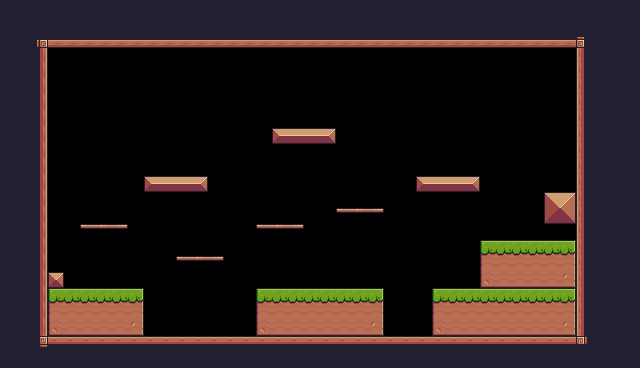

The image is a tile-based game level rendered from a .tmx file. Its description and complete source (layers, tilesets, objects, tile grids) follow:
An orthogonal 40x23 tile map with 16x16 px tiles, 1 tile layer (Background) and 29 objects (11x Fruits, 4x Platform, Player).

<map version="1.10" tiledversion="1.11.2" orientation="orthogonal" renderorder="right-down" width="40" height="23" tilewidth="16" tileheight="16" infinite="0" nextlayerid="5" nextobjectid="46">
 <tileset firstgid="1" source="pixel adventure.tsx" />
 <objectgroup id="2" name="SpawnPoints">
  <object id="2" name="Player" type="Player" x="80" y="256" width="32.174" height="36.1137" />
  <object id="3" x="32" y="32" width="560" height="16" />
  <object id="4" x="32" y="48" width="16" height="304" />
  <object id="5" x="32" y="336" width="560" height="16" />
  <object id="34" name="Melon" type="Fruits" x="160" y="144" width="32" height="32" />
  <object id="35" name="Pineapple" type="Fruits" x="272" y="96" width="32" height="32" />
  <object id="36" name="Pineapple" type="Fruits" x="304" y="96" width="32" height="32" />
  <object id="37" name="Pineapple" type="Fruits" x="288" y="64" width="32" height="32" />
  <object id="38" name="Orange" type="Fruits" x="160" y="80" width="32" height="32" />
  <object id="44" name="Bananas" type="Fruits" x="112" y="176" width="32" height="32" />
  <object id="40" name="Melon" type="Fruits" x="304" y="256" width="32" height="32" />
  <object id="41" name="Kiwi" type="Fruits" x="416" y="144" width="32" height="32" />
  <object id="42" name="Kiwi" type="Fruits" x="448" y="144" width="32" height="32" />
  <object id="43" name="Kiwi" type="Fruits" x="432" y="112" width="32" height="32" />
  <object id="39" name="Apple" type="Fruits" x="176" y="80" width="32" height="32" />
 </objectgroup>
 <objectgroup id="3" name="Collisions">
  <object id="9" x="32" y="32" width="560" height="16" />
  <object id="10" x="32" y="32" width="16" height="320" />
  <object id="11" x="32" y="336" width="560" height="16" />
  <object id="12" x="576" y="32" width="16" height="320" />
  <object id="13" x="320" y="16" />
  <object id="18" x="48" y="272" width="16" height="16" />
  <object id="20" x="256" y="288" width="128" height="48" />
  <object id="21" x="432" y="288" width="144" height="48" />
  <object id="22" x="480" y="240" width="96" height="48" />
  <object id="23" x="544" y="192" width="32" height="32" />
  <object id="25" type="Platform" x="336" y="208" width="48" height="16" />
  <object id="26" type="Platform" x="256" y="224" width="48" height="16" />
  <object id="27" type="Platform" x="176" y="256" width="48" height="16" />
  <object id="30" type="Platform" x="80" y="224" width="48" height="16" />
 </objectgroup>
 <layer id="1" name="Background" width="40" height="23">
  <properties>
   <property name="BackgroundColor" value="Blue" />
  </properties>
  <data encoding="csv">
112,112,112,112,112,112,112,112,112,112,112,112,112,112,112,112,112,112,112,112,112,112,112,112,112,112,112,112,112,112,112,112,112,112,112,112,112,112,112,112,
112,112,112,112,112,112,112,112,112,112,112,112,112,112,112,112,112,112,112,112,112,112,112,112,112,112,112,112,112,112,112,112,112,112,112,112,112,112,112,112,
112,112,92,134,134,134,134,134,134,134,134,134,134,134,134,134,134,134,134,134,134,134,134,134,134,134,134,134,134,134,134,134,134,134,134,134,93,112,112,112,
112,112,113,49,49,49,49,49,49,49,49,49,49,49,49,49,49,49,49,49,49,49,49,49,49,49,49,49,49,49,49,49,49,49,49,49,111,112,112,112,
112,112,113,49,49,49,49,49,49,49,49,49,49,49,49,49,49,49,49,49,49,49,49,49,49,49,49,49,49,49,49,49,49,49,49,49,111,112,112,112,
112,112,113,49,49,49,49,49,49,49,49,49,49,49,49,49,49,49,49,49,49,49,49,49,49,49,49,49,49,49,49,49,49,49,49,49,111,112,112,112,
112,112,113,49,49,49,49,49,49,49,49,49,49,49,49,49,49,49,49,49,49,49,49,49,49,49,49,49,49,49,49,49,49,49,49,49,111,112,112,112,
112,112,113,49,49,49,49,49,49,49,49,49,49,49,49,49,49,49,49,49,49,0,0,49,49,49,49,49,49,49,49,49,49,49,49,49,111,112,112,112,
112,112,113,49,49,49,49,49,49,49,49,49,49,49,49,49,49,13,14,14,15,0,0,49,49,49,49,49,49,49,49,49,49,49,49,49,111,112,112,112,
112,112,113,49,49,49,49,49,49,49,49,49,49,49,49,49,49,49,49,49,49,49,49,49,49,49,0,0,49,0,49,49,49,49,49,49,111,112,112,112,
112,112,113,49,49,49,49,49,49,49,0,0,49,49,49,49,49,0,49,49,49,49,49,49,49,49,49,0,0,0,49,49,49,49,49,49,111,112,112,112,
112,112,113,49,49,49,0,49,49,13,14,14,15,49,49,49,0,0,0,49,49,49,49,49,49,49,13,14,14,15,49,49,49,49,49,49,111,112,112,112,
112,112,113,49,49,0,0,0,0,0,0,0,49,49,49,49,49,49,49,49,49,49,49,49,49,49,49,49,49,49,49,49,49,49,36,37,111,112,112,112,
112,112,113,49,49,0,0,0,49,49,49,49,0,49,49,49,49,49,49,49,49,40,41,42,49,49,49,49,49,49,49,49,49,49,58,59,111,112,112,112,
112,112,113,49,49,40,41,42,49,49,49,49,49,49,49,49,40,41,42,49,49,49,49,49,49,49,49,49,49,49,49,49,49,49,49,49,111,112,112,112,
112,112,113,49,49,0,0,0,49,49,49,49,49,49,49,49,49,49,49,49,49,49,49,49,49,49,49,49,49,49,7,8,8,8,8,9,111,112,112,112,
112,112,113,49,49,49,49,49,49,49,49,40,41,42,49,49,49,49,49,49,49,49,49,49,49,49,49,49,49,49,29,30,30,30,30,31,111,112,112,112,
112,112,113,35,49,49,49,49,49,49,49,49,49,49,49,49,49,49,49,49,49,49,49,49,49,49,49,49,49,49,51,52,52,52,52,53,111,112,112,112,
112,112,113,7,8,8,8,8,9,49,49,49,49,49,49,49,7,8,8,8,8,8,8,9,49,49,49,7,8,8,8,8,8,8,8,9,111,112,112,112,
112,112,113,29,30,30,30,30,31,49,49,49,49,49,49,49,29,30,30,30,30,30,30,31,49,49,49,29,30,30,30,30,30,30,30,31,111,112,112,112,
112,112,113,51,52,52,52,52,53,49,49,49,49,49,49,49,51,52,52,52,52,52,52,53,49,49,49,51,52,52,52,52,52,52,52,53,111,112,112,112,
112,112,114,90,90,90,90,90,90,90,90,90,90,90,90,90,90,90,90,90,90,90,90,90,90,90,90,90,90,90,90,90,90,90,90,90,115,112,112,112,
112,112,112,112,112,112,112,112,112,112,112,112,112,112,112,112,112,112,112,112,112,112,112,112,112,112,112,112,112,112,112,112,112,112,112,112,112,112,112,112
</data>
 </layer>
</map>
